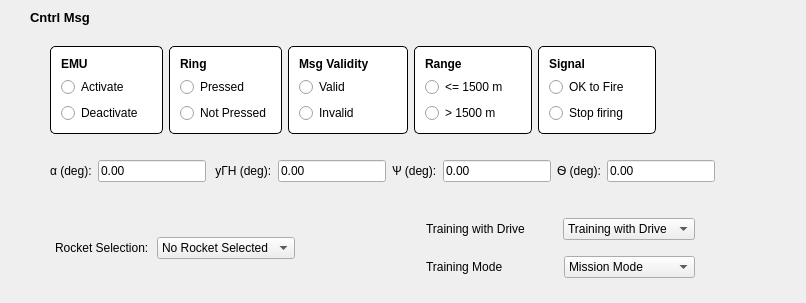
        <widget class="QFrame" name="B6000_Cntrl_Msg">
         <property name="styleSheet">
          <string notr="true">#B6000_Cntrl_Msg { 
border: 2px solid black; 
border-radius: 5px; 
background-color: white; 
}</string>
         </property>
         <layout class="QGridLayout" name="gridLayout_3">
          <property name="leftMargin">
           <number>30</number>
          </property>
          <property name="topMargin">
           <number>5</number>
          </property>
          <property name="bottomMargin">
           <number>5</number>
          </property>
          <item row="2" column="0">
           <layout class="QHBoxLayout" name="horizontalLayout_2">
            <property name="leftMargin">
             <number>20</number>
            </property>
            <property name="topMargin">
             <number>10</number>
            </property>
            <property name="bottomMargin">
             <number>10</number>
            </property>
            <item>
             <widget class="QLabel" name="label_16">
              <property name="text">
               <string>α (deg):</string>
              </property>
             </widget>
            </item>
            <item>
             <widget class="QLineEdit" name="lineEdit">
              <property name="text">
               <string>0.00</string>
              </property>
             </widget>
            </item>
            <item>
             <widget class="QLabel" name="label_17">
              <property name="text">
               <string> yГН (deg):</string>
              </property>
             </widget>
            </item>
            <item>
             <widget class="QLineEdit" name="lineEdit_2">
              <property name="text">
               <string>0.00</string>
              </property>
             </widget>
            </item>
            <item>
             <widget class="QLabel" name="label_18">
              <property name="text">
               <string>Ѱ (deg):</string>
              </property>
             </widget>
            </item>
            <item>
             <widget class="QLineEdit" name="lineEdit_3">
              <property name="text">
               <string>0.00</string>
              </property>
             </widget>
            </item>
            <item>
             <widget class="QLabel" name="label_19">
              <property name="text">
               <string>Ѳ (deg):</string>
              </property>
             </widget>
            </item>
            <item>
             <widget class="QLineEdit" name="lineEdit_4">
              <property name="text">
               <string>0.00</string>
              </property>
             </widget>
            </item>
            <item>
             <spacer name="horizontalSpacer_9">
              <property name="orientation">
               <enum>Qt::Horizontal</enum>
              </property>
              <property name="sizeHint" stdset="0">
               <size>
                <width>40</width>
                <height>20</height>
               </size>
              </property>
             </spacer>
            </item>
            <item>
             <spacer name="horizontalSpacer_8">
              <property name="orientation">
               <enum>Qt::Horizontal</enum>
              </property>
              <property name="sizeHint" stdset="0">
               <size>
                <width>40</width>
                <height>20</height>
               </size>
              </property>
             </spacer>
            </item>
           </layout>
          </item>
          <item row="1" column="0">
           <layout class="QHBoxLayout" name="horizontalLayout_19">
            <property name="leftMargin">
             <number>20</number>
            </property>
            <property name="topMargin">
             <number>10</number>
            </property>
            <property name="bottomMargin">
             <number>10</number>
            </property>
            <item>
             <widget class="QFrame" name="B6000_EMU">
              <property name="styleSheet">
               <string notr="true">#B6000_EMU { 
border: 1px solid black; 
border-radius: 5px; 
background-color: white; 
}</string>
              </property>
              <layout class="QVBoxLayout" name="verticalLayout_6">
               <property name="leftMargin">
                <number>10</number>
               </property>
               <property name="topMargin">
                <number>10</number>
               </property>
               <property name="rightMargin">
                <number>10</number>
               </property>
               <property name="bottomMargin">
                <number>10</number>
               </property>
               <item>
                <widget class="QLabel" name="label_20">
                 <property name="font">
                  <font>
                   <weight>75</weight>
                   <bold>true</bold>
                  </font>
                 </property>
                 <property name="text">
                  <string>EMU</string>
                 </property>
                </widget>
               </item>
               <item>
                <widget class="QRadioButton" name="radioButton">
                 <property name="text">
                  <string>Activate       </string>
                 </property>
                </widget>
               </item>
               <item>
                <widget class="QRadioButton" name="radioButton_2">
                 <property name="text">
                  <string>Deactivate</string>
                 </property>
                </widget>
               </item>
              </layout>
             </widget>
            </item>
            <item>
             <widget class="QFrame" name="B6000_Ring">
              <property name="styleSheet">
               <string notr="true">#B6000_Ring { 
border: 1px solid black; 
border-radius: 5px; 
background-color: white; 
}</string>
              </property>
              <layout class="QVBoxLayout" name="verticalLayout_11">
               <property name="leftMargin">
                <number>10</number>
               </property>
               <property name="topMargin">
                <number>10</number>
               </property>
               <property name="rightMargin">
                <number>10</number>
               </property>
               <property name="bottomMargin">
                <number>10</number>
               </property>
               <item>
                <widget class="QLabel" name="label_21">
                 <property name="font">
                  <font>
                   <weight>75</weight>
                   <bold>true</bold>
                  </font>
                 </property>
                 <property name="text">
                  <string>Ring</string>
                 </property>
                </widget>
               </item>
               <item>
                <widget class="QRadioButton" name="radioButton_3">
                 <property name="text">
                  <string>Pressed</string>
                 </property>
                </widget>
               </item>
               <item>
                <widget class="QRadioButton" name="radioButton_4">
                 <property name="text">
                  <string>Not Pressed</string>
                 </property>
                </widget>
               </item>
              </layout>
             </widget>
            </item>
            <item>
             <widget class="QFrame" name="B6000_Msg_Validity">
              <property name="styleSheet">
               <string notr="true">#B6000_Msg_Validity { 
border: 1px solid black; 
border-radius: 5px; 
background-color: white; 
}</string>
              </property>
              <layout class="QVBoxLayout" name="verticalLayout_10">
               <property name="leftMargin">
                <number>10</number>
               </property>
               <property name="topMargin">
                <number>10</number>
               </property>
               <property name="rightMargin">
                <number>10</number>
               </property>
               <property name="bottomMargin">
                <number>10</number>
               </property>
               <item>
                <widget class="QLabel" name="label_22">
                 <property name="font">
                  <font>
                   <weight>75</weight>
                   <bold>true</bold>
                  </font>
                 </property>
                 <property name="text">
                  <string>Msg Validity</string>
                 </property>
                </widget>
               </item>
               <item>
                <widget class="QRadioButton" name="radioButton_5">
                 <property name="text">
                  <string>Valid              </string>
                 </property>
                </widget>
               </item>
               <item>
                <widget class="QRadioButton" name="radioButton_6">
                 <property name="text">
                  <string>Invalid</string>
                 </property>
                </widget>
               </item>
              </layout>
             </widget>
            </item>
            <item>
             <widget class="QFrame" name="B6000_Range">
              <property name="styleSheet">
               <string notr="true">#B6000_Range { 
border: 1px solid black; 
border-radius: 5px; 
background-color: white; 
}</string>
              </property>
              <layout class="QVBoxLayout" name="verticalLayout_9">
               <property name="leftMargin">
                <number>10</number>
               </property>
               <property name="topMargin">
                <number>10</number>
               </property>
               <property name="rightMargin">
                <number>10</number>
               </property>
               <property name="bottomMargin">
                <number>10</number>
               </property>
               <item>
                <widget class="QLabel" name="label_23">
                 <property name="font">
                  <font>
                   <weight>75</weight>
                   <bold>true</bold>
                  </font>
                 </property>
                 <property name="text">
                  <string>Range</string>
                 </property>
                </widget>
               </item>
               <item>
                <widget class="QRadioButton" name="radioButton_7">
                 <property name="text">
                  <string>&lt;= 1500 m</string>
                 </property>
                </widget>
               </item>
               <item>
                <widget class="QRadioButton" name="radioButton_8">
                 <property name="text">
                  <string>&gt; 1500 m      </string>
                 </property>
                </widget>
               </item>
              </layout>
             </widget>
            </item>
            <item>
             <widget class="QFrame" name="B6000_Signal">
              <property name="styleSheet">
               <string notr="true">#B6000_Signal { 
border: 1px solid black; 
border-radius: 5px; 
background-color: white;
}</string>
              </property>
              <layout class="QVBoxLayout" name="verticalLayout_8">
               <property name="leftMargin">
                <number>10</number>
               </property>
               <property name="topMargin">
                <number>10</number>
               </property>
               <property name="rightMargin">
                <number>10</number>
               </property>
               <property name="bottomMargin">
                <number>10</number>
               </property>
               <item>
                <widget class="QLabel" name="label_24">
                 <property name="font">
                  <font>
                   <weight>75</weight>
                   <bold>true</bold>
                  </font>
                 </property>
                 <property name="text">
                  <string>Signal</string>
                 </property>
                </widget>
               </item>
               <item>
                <widget class="QRadioButton" name="radioButton_9">
                 <property name="text">
                  <string>OK to Fire</string>
                 </property>
                </widget>
               </item>
               <item>
                <widget class="QRadioButton" name="radioButton_10">
                 <property name="text">
                  <string>Stop firing     </string>
                 </property>
                </widget>
               </item>
              </layout>
             </widget>
            </item>
            <item>
             <spacer name="horizontalSpacer_10">
              <property name="orientation">
               <enum>Qt::Horizontal</enum>
              </property>
              <property name="sizeHint" stdset="0">
               <size>
                <width>40</width>
                <height>20</height>
               </size>
              </property>
             </spacer>
            </item>
           </layout>
          </item>
          <item row="3" column="0">
           <layout class="QGridLayout" name="gridLayout_4">
            <property name="leftMargin">
             <number>20</number>
            </property>
            <property name="topMargin">
             <number>10</number>
            </property>
            <property name="bottomMargin">
             <number>10</number>
            </property>
            <item row="0" column="0">
             <layout class="QVBoxLayout" name="verticalLayout_12">
              <property name="topMargin">
               <number>5</number>
              </property>
              <property name="rightMargin">
               <number>20</number>
              </property>
              <property name="bottomMargin">
               <number>5</number>
              </property>
              <item>
               <layout class="QHBoxLayout" name="horizontalLayout_13">
                <property name="leftMargin">
                 <number>5</number>
                </property>
                <property name="topMargin">
                 <number>5</number>
                </property>
                <property name="rightMargin">
                 <number>5</number>
                </property>
                <property name="bottomMargin">
                 <number>5</number>
                </property>
                <item>
                 <widget class="QLabel" name="label_25">
                  <property name="text">
                   <string>Rocket Selection:</string>
                  </property>
                 </widget>
                </item>
                <item>
                 <widget class="QComboBox" name="comboBox">
                  <item>
                   <property name="text">
                    <string>No Rocket Selected</string>
                   </property>
                  </item>
                  <item>
                   <property name="text">
                    <string>12th Rocket Fire</string>
                   </property>
                  </item>
                  <item>
                   <property name="text">
                    <string>6th Rocket Fire</string>
                   </property>
                  </item>
                  <item>
                   <property name="text">
                    <string>11th Rocket Fire</string>
                   </property>
                  </item>
                  <item>
                   <property name="text">
                    <string>Salvo of 4 Rockets</string>
                   </property>
                  </item>
                  <item>
                   <property name="text">
                    <string>Salvo of 8 Rockets</string>
                   </property>
                  </item>
                  <item>
                   <property name="text">
                    <string>Salvo of 12 Rockets</string>
                   </property>
                  </item>
                 </widget>
                </item>
               </layout>
              </item>
             </layout>
            </item>
            <item row="0" column="2">
             <layout class="QVBoxLayout" name="verticalLayout_13">
              <property name="topMargin">
               <number>5</number>
              </property>
              <property name="bottomMargin">
               <number>5</number>
              </property>
              <item>
               <layout class="QHBoxLayout" name="horizontalLayout_21">
                <property name="topMargin">
                 <number>5</number>
                </property>
                <property name="bottomMargin">
                 <number>5</number>
                </property>
                <item>
                 <widget class="QLabel" name="label_26">
                  <property name="text">
                   <string>Training with Drive</string>
                  </property>
                 </widget>
                </item>
                <item>
                 <widget class="QComboBox" name="comboBox_2">
                  <item>
                   <property name="text">
                    <string>Training with Drive</string>
                   </property>
                  </item>
                 </widget>
                </item>
               </layout>
              </item>
              <item>
               <layout class="QHBoxLayout" name="horizontalLayout_20">
                <property name="topMargin">
                 <number>5</number>
                </property>
                <property name="bottomMargin">
                 <number>5</number>
                </property>
                <item>
                 <widget class="QLabel" name="label_27">
                  <property name="text">
                   <string>Training Mode</string>
                  </property>
                 </widget>
                </item>
                <item>
                 <widget class="QComboBox" name="comboBox_3">
                  <item>
                   <property name="text">
                    <string>Mission Mode</string>
                   </property>
                  </item>
                 </widget>
                </item>
               </layout>
              </item>
             </layout>
            </item>
            <item row="0" column="1">
             <layout class="QHBoxLayout" name="horizontalLayout_23">
              <property name="leftMargin">
               <number>50</number>
              </property>
              <property name="rightMargin">
               <number>50</number>
              </property>
             </layout>
            </item>
            <item row="0" column="3">
             <layout class="QHBoxLayout" name="horizontalLayout_24">
              <property name="leftMargin">
               <number>50</number>
              </property>
              <property name="rightMargin">
               <number>50</number>
              </property>
             </layout>
            </item>
           </layout>
          </item>
          <item row="0" column="0">
           <layout class="QHBoxLayout" name="horizontalLayout_22">
            <property name="topMargin">
             <number>5</number>
            </property>
            <property name="bottomMargin">
             <number>5</number>
            </property>
            <item>
             <widget class="QLabel" name="label_28">
              <property name="font">
               <font>
                <pointsize>10</pointsize>
                <weight>75</weight>
                <bold>true</bold>
               </font>
              </property>
              <property name="text">
               <string>Cntrl Msg</string>
              </property>
             </widget>
            </item>
           </layout>
          </item>
         </layout>
        </widget>
